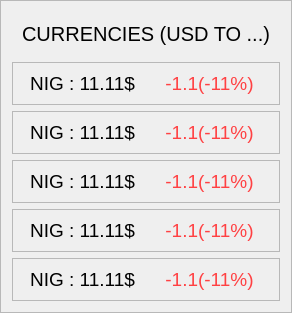
                           <widget class="QFrame" name="currencies_frame">
                            <property name="styleSheet">
                             <string notr="true">QFrame#currencies_frame QFrame {
    background-color: rgb(16,16,16);
	border-radius :7px;
}
</string>
                            </property>
                            <property name="frameShape">
                             <enum>QFrame::Shape::StyledPanel</enum>
                            </property>
                            <property name="frameShadow">
                             <enum>QFrame::Shadow::Raised</enum>
                            </property>
                            <layout class="QVBoxLayout" name="verticalLayout_25">
                             <item>
                              <widget class="QFrame" name="test_frame">
                               <property name="styleSheet">
                                <string notr="true">background-color:transparent;</string>
                               </property>
                               <property name="frameShape">
                                <enum>QFrame::Shape::StyledPanel</enum>
                               </property>
                               <property name="frameShadow">
                                <enum>QFrame::Shadow::Raised</enum>
                               </property>
                               <layout class="QVBoxLayout" name="verticalLayout_28">
                                <item>
                                 <widget class="QLabel" name="label_5">
                                  <property name="styleSheet">
                                   <string notr="true">font: bold &quot;Segoe UI&quot;; font-size: 20px;</string>
                                  </property>
                                  <property name="text">
                                   <string>CURRENCIES (USD TO ...)</string>
                                  </property>
                                 </widget>
                                </item>
                               </layout>
                              </widget>
                             </item>
                             <item>
                              <widget class="QFrame" name="currency1">
                               <property name="frameShape">
                                <enum>QFrame::Shape::StyledPanel</enum>
                               </property>
                               <property name="frameShadow">
                                <enum>QFrame::Shadow::Raised</enum>
                               </property>
                               <layout class="QHBoxLayout" name="horizontalLayout_29">
                                <item>
                                 <widget class="QLabel" name="c1_tick_label">
                                  <property name="styleSheet">
                                   <string notr="true">font: bold &quot;Segoe UI&quot;; font-size: 19px;</string>
                                  </property>
                                  <property name="text">
                                   <string>NIG : 11.11$</string>
                                  </property>
                                  <property name="alignment">
                                   <set>Qt::AlignmentFlag::AlignCenter</set>
                                  </property>
                                 </widget>
                                </item>
                                <item>
                                 <widget class="QLabel" name="c1_change_label">
                                  <property name="styleSheet">
                                   <string notr="true">font: bold &quot;Segoe UI&quot;; font-size: 19px;color:#ff4143</string>
                                  </property>
                                  <property name="text">
                                   <string>-1.1(-11%)</string>
                                  </property>
                                  <property name="alignment">
                                   <set>Qt::AlignmentFlag::AlignCenter</set>
                                  </property>
                                 </widget>
                                </item>
                               </layout>
                              </widget>
                             </item>
                             <item>
                              <widget class="QFrame" name="currency2">
                               <property name="frameShape">
                                <enum>QFrame::Shape::StyledPanel</enum>
                               </property>
                               <property name="frameShadow">
                                <enum>QFrame::Shadow::Raised</enum>
                               </property>
                               <layout class="QHBoxLayout" name="horizontalLayout_30">
                                <item>
                                 <widget class="QLabel" name="c2_tick_label">
                                  <property name="styleSheet">
                                   <string notr="true">font: bold &quot;Segoe UI&quot;; font-size: 19px;</string>
                                  </property>
                                  <property name="text">
                                   <string>NIG : 11.11$</string>
                                  </property>
                                  <property name="alignment">
                                   <set>Qt::AlignmentFlag::AlignCenter</set>
                                  </property>
                                 </widget>
                                </item>
                                <item>
                                 <widget class="QLabel" name="c2_change_label">
                                  <property name="styleSheet">
                                   <string notr="true">font: bold &quot;Segoe UI&quot;; font-size: 19px;color:#ff4143</string>
                                  </property>
                                  <property name="text">
                                   <string>-1.1(-11%)</string>
                                  </property>
                                  <property name="alignment">
                                   <set>Qt::AlignmentFlag::AlignCenter</set>
                                  </property>
                                 </widget>
                                </item>
                               </layout>
                              </widget>
                             </item>
                             <item>
                              <widget class="QFrame" name="currency3">
                               <property name="frameShape">
                                <enum>QFrame::Shape::StyledPanel</enum>
                               </property>
                               <property name="frameShadow">
                                <enum>QFrame::Shadow::Raised</enum>
                               </property>
                               <layout class="QHBoxLayout" name="horizontalLayout_31">
                                <item>
                                 <widget class="QLabel" name="c3_tick_label">
                                  <property name="styleSheet">
                                   <string notr="true">font: bold &quot;Segoe UI&quot;; font-size: 19px;</string>
                                  </property>
                                  <property name="text">
                                   <string>NIG : 11.11$</string>
                                  </property>
                                  <property name="alignment">
                                   <set>Qt::AlignmentFlag::AlignCenter</set>
                                  </property>
                                 </widget>
                                </item>
                                <item>
                                 <widget class="QLabel" name="c3_change_label">
                                  <property name="styleSheet">
                                   <string notr="true">font: bold &quot;Segoe UI&quot;; font-size: 19px;color:#ff4143</string>
                                  </property>
                                  <property name="text">
                                   <string>-1.1(-11%)</string>
                                  </property>
                                  <property name="alignment">
                                   <set>Qt::AlignmentFlag::AlignCenter</set>
                                  </property>
                                 </widget>
                                </item>
                               </layout>
                              </widget>
                             </item>
                             <item>
                              <widget class="QFrame" name="currency4">
                               <property name="frameShape">
                                <enum>QFrame::Shape::StyledPanel</enum>
                               </property>
                               <property name="frameShadow">
                                <enum>QFrame::Shadow::Raised</enum>
                               </property>
                               <layout class="QHBoxLayout" name="horizontalLayout_32">
                                <item>
                                 <widget class="QLabel" name="c4_tick_label">
                                  <property name="styleSheet">
                                   <string notr="true">font: bold &quot;Segoe UI&quot;; font-size: 19px;</string>
                                  </property>
                                  <property name="text">
                                   <string>NIG : 11.11$</string>
                                  </property>
                                  <property name="alignment">
                                   <set>Qt::AlignmentFlag::AlignCenter</set>
                                  </property>
                                 </widget>
                                </item>
                                <item>
                                 <widget class="QLabel" name="c4_change_label">
                                  <property name="styleSheet">
                                   <string notr="true">font: bold &quot;Segoe UI&quot;; font-size: 19px;color:#ff4143</string>
                                  </property>
                                  <property name="text">
                                   <string>-1.1(-11%)</string>
                                  </property>
                                  <property name="alignment">
                                   <set>Qt::AlignmentFlag::AlignCenter</set>
                                  </property>
                                 </widget>
                                </item>
                               </layout>
                              </widget>
                             </item>
                             <item>
                              <widget class="QFrame" name="currency5">
                               <property name="frameShape">
                                <enum>QFrame::Shape::StyledPanel</enum>
                               </property>
                               <property name="frameShadow">
                                <enum>QFrame::Shadow::Raised</enum>
                               </property>
                               <layout class="QHBoxLayout" name="horizontalLayout_33">
                                <item>
                                 <widget class="QLabel" name="c5_tick_label">
                                  <property name="styleSheet">
                                   <string notr="true">font: bold &quot;Segoe UI&quot;; font-size: 19px;</string>
                                  </property>
                                  <property name="text">
                                   <string>NIG : 11.11$</string>
                                  </property>
                                  <property name="alignment">
                                   <set>Qt::AlignmentFlag::AlignCenter</set>
                                  </property>
                                 </widget>
                                </item>
                                <item>
                                 <widget class="QLabel" name="c5_change_label">
                                  <property name="styleSheet">
                                   <string notr="true">font: bold &quot;Segoe UI&quot;; font-size: 19px;color:#ff4143</string>
                                  </property>
                                  <property name="text">
                                   <string>-1.1(-11%)</string>
                                  </property>
                                  <property name="alignment">
                                   <set>Qt::AlignmentFlag::AlignCenter</set>
                                  </property>
                                 </widget>
                                </item>
                               </layout>
                              </widget>
                             </item>
                            </layout>
                           </widget>
